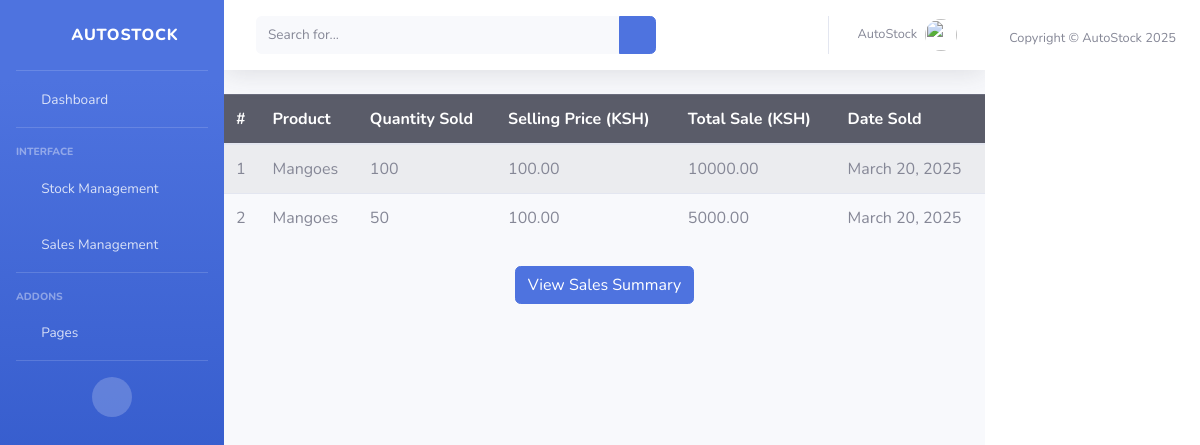
The page /saleslist/ on the database as committed earlier.
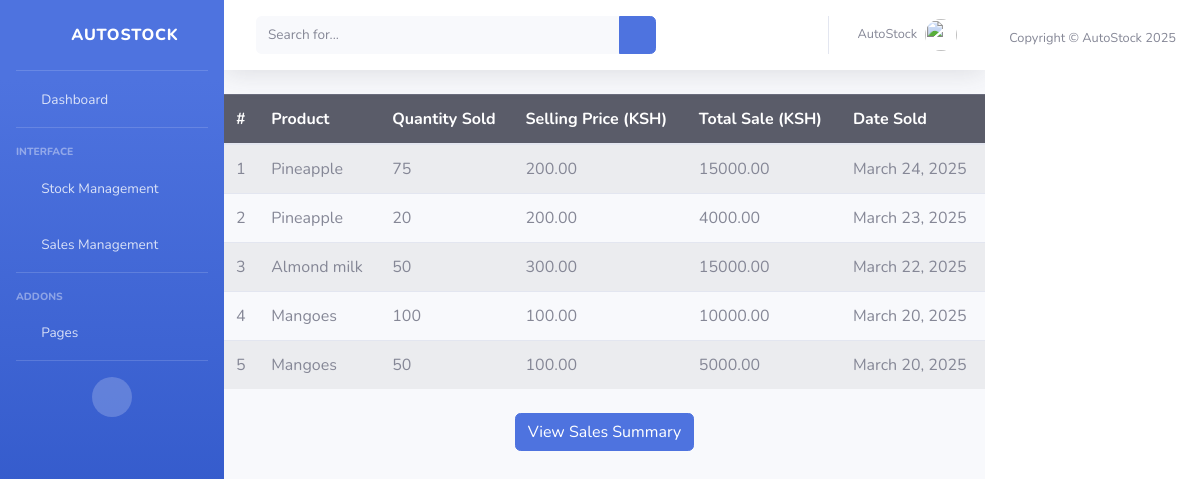
The same page on the database as committed later.
### autoapp/models.py (models this page shows, shortened)
class Sale(models.Model):
    product = models.ForeignKey(
        'Stock', on_delete=models.CASCADE, related_name="sales"
    )
    quantitysold = models.PositiveIntegerField()
    sellingprice = models.DecimalField(max_digits=12, decimal_places=2)
    datesold = models.DateField(auto_now_add=True)  # Automatically set on sale
    @property
    def total_sale(self):
        return self.quantitysold * self.sellingprice

class Stock(models.Model):
     product = models. CharField(max_length=100)
     quantity = models.IntegerField()
     price = models.DecimalField(max_digits=12, decimal_places=2)
     buyingprice = models.DecimalField(max_digits=12, decimal_places=2, default=0.00)
     name = models.CharField(max_length=100)
     date = models.DateField(auto_now_add=True)

### autoapp/views.py (the view)
# urls.py: path('saleslist/', views.saleslist, name='saleslist'),
def saleslist(request):
    query = request.GET.get('q')  # Get search input from URL
    if query:
        sales = Sale.objects.filter(
            Q(product__icontains=query) |
            Q(datesold__icontains=query)
        )
    else:
        sales = Sale.objects.all()
    paginator = Paginator(sales.order_by('-datesold'), 10)
    page_number = request.GET.get('page')
    page_obj = paginator.get_page(page_number)
    return render(request, 'saleslist.html', {'sales': page_obj})

### template/saleslist.html (shortened to what the changed rows need)
<!DOCTYPE html>
<html lang="en">
<head>
    {% load static %}
    <link href="{% static 'vendor/fontawesome-free/css/all.min.css' %}" rel="stylesheet" type="text/css">
    <link href="{% static 'css/sb-admin-2.min.css' %}" rel="stylesheet">
    <link href="{% static 'vendor/datatables/dataTables.bootstrap4.min.css' %}" rel="stylesheet">
</head>
<body id="page-top">
    <div id="wrapper">
        <div id="content-wrapper" class="d-flex flex-column">
            <div id="content">
                 <table class="table table-striped mt-4">
        <thead class="table-dark">
            <tr>
                <th>#</th>
                <th>Product</th>
                <th>Quantity Sold</th>
                <th>Selling Price (KSH)</th>
                <th>Total Sale (KSH)</th>
                <th>Date Sold</th>
            </tr>
        </thead>
        <tbody>
            {% for sale in sales %}
            <tr>
                <td>{{ forloop.counter }}</td>
                <td>{{ sale.product.product }}</td>
                <td>{{ sale.quantitysold }}</td>
                <td>{{ sale.sellingprice }}</td>
                <td>{{ sale.total_sale }}</td>
                <td>{{ sale.datesold }}</td>
            </tr>
            {% empty %}
            <tr>
                <td colspan="6" class="text-center text-danger">No sales recorded yet.</td>
            </tr>
            {% endfor %}
        </tbody>
    </table>
</div>
            </div>
        <br><br><br><br>
        </div>
</body>
</html>

Rows that differ between the two databases and show on the page:
added Sale: product.product "Pineapple", quantitysold "75", sellingprice "200.00", total_sale "15000.00", datesold "March 24, 2025"
added Sale: product.product "Pineapple", quantitysold "20", sellingprice "200.00", total_sale "4000.00", datesold "March 23, 2025"
added Sale: product.product "Almond milk", quantitysold "50", sellingprice "300.00", total_sale "15000.00", datesold "March 22, 2025"
